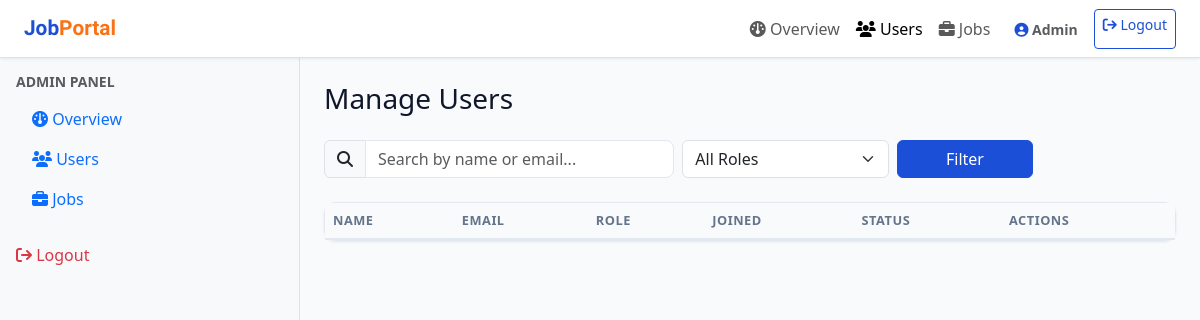
Before: /admin/users.php (signed in) with the older database file.
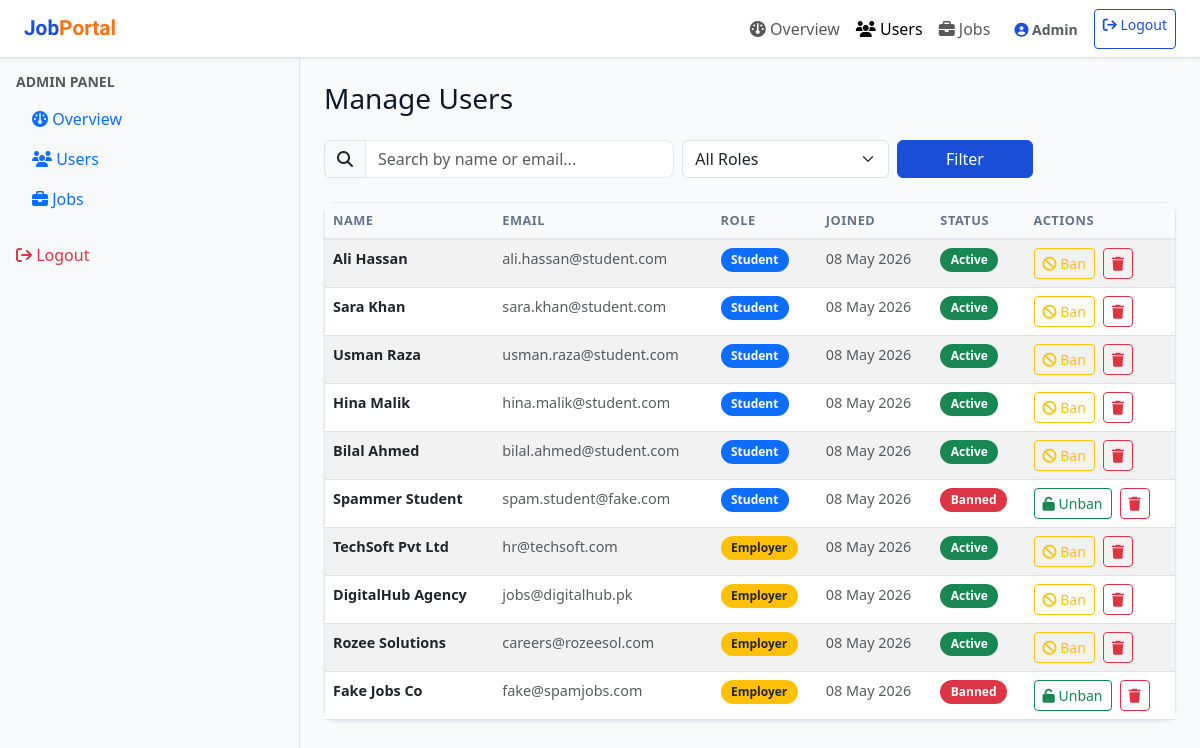
After: the same page with the newer database file.
### tables this page shows
CREATE TABLE users (
    id INT AUTO_INCREMENT PRIMARY KEY,
    full_name VARCHAR(100) NOT NULL,
    email VARCHAR(150) UNIQUE NOT NULL,
    password VARCHAR(255) NOT NULL,
    role ENUM('student', 'employer', 'admin') NOT NULL,
    is_banned TINYINT(1) DEFAULT 0,
    created_at TIMESTAMP DEFAULT CURRENT_TIMESTAMP
);

### admin/users.php (the view, shortened to what this page needs)
<?php
require_once '../includes/db.php';
$search  = trim($_GET['search'] ?? '');
$where   = "role != 'admin'";
$users = $conn->query("SELECT * FROM users WHERE $where ORDER BY created_at DESC");
?>
<!DOCTYPE html>
<html lang="en">
<head>
<link rel="stylesheet" href="https://cdn.jsdelivr.net/npm/bootstrap@5.3.0/dist/css/bootstrap.min.css">
<link rel="stylesheet" href="https://cdnjs.cloudflare.com/ajax/libs/font-awesome/6.4.0/css/all.min.css">
<link rel="stylesheet" href="../css/style.css">
</head>
<body>
<?php include '../includes/navbar.php'; ?>
<div class="container-fluid">
  <div class="row">
    <aside class="col-lg-3 bg-light p-3 border-end" style="min-height:100vh;">
      <div class="mb-4">
        <h6 class="text-uppercase text-muted small fw-bold">Admin Panel</h6>
        <nav class="nav flex-column">
          <a href="dashboard.php" class="nav-link"><i class="fas fa-gauge"></i> Overview</a>
          <a href="users.php" class="nav-link active"><i class="fas fa-users"></i> Users</a>
          <a href="jobs.php" class="nav-link"><i class="fas fa-briefcase"></i> Jobs</a>
        </nav>
      </div>
      <a href="../logout.php" class="nav-link text-danger"><i class="fas fa-arrow-right-from-bracket"></i> Logout</a>
    </aside>
    <main class="col-lg-9 p-4">
      <h1 class="h3 mb-4">Manage Users</h1>
      <form method="GET" class="row g-2 mb-4">
        <div class="col-md-5">
          <div class="input-group">
            <span class="input-group-text"><i class="fas fa-magnifying-glass"></i></span>
            <input type="text" name="search" class="form-control" placeholder="Search by name or email..." value="<?= htmlspecialchars($search) ?>">
          </div>
        </div>
        <div class="col-md-3">
          <select name="role" class="form-select">
            <option value="">All Roles</option>
          </select>
        </div>
        <div class="col-md-2">
          <button type="submit" class="btn btn-primary w-100">Filter</button>
        </div>
      </form>
      <div class="card">
        <table class="table table-striped mb-0">
          <thead>
            <tr><th>Name</th><th>Email</th><th>Role</th><th>Joined</th><th>Status</th><th>Actions</th></tr>
          </thead>
          <tbody>
            <?php while ($u = $users->fetch_assoc()): ?>
            <tr>
              <td class="fw-bold"><?= htmlspecialchars($u['full_name']) ?></td>
              <td class="text-muted"><?= htmlspecialchars($u['email']) ?></td>
              <td>
                <span class="badge <?= $u['role']==='student'?'bg-primary':'bg-warning text-dark' ?>">
                  <?= ucfirst($u['role']) ?>
                </span>
              </td>
              <td class="text-muted"><?= date('d M Y', strtotime($u['created_at'])) ?></td>
              <td>
                <?php if ($u['is_banned']): ?>
                  <span class="badge bg-danger">Banned</span>
                <?php else: ?>
                  <span class="badge bg-success">Active</span>
                <?php endif; ?>
              </td>
              <td>
                <div class="d-flex gap-2 flex-wrap">
                  <?php if ($u['is_banned']): ?>
                    <a href="?unban=<?= $u['id'] ?>" class="btn btn-sm btn-outline-success">
                      <i class="fas fa-unlock"></i> Unban
                    </a>
                  <?php else: ?>
                    <a href="?ban=<?= $u['id'] ?>" class="btn btn-sm btn-outline-warning"
                       onclick="return confirm('Ban this user?')">
                      <i class="fas fa-ban"></i> Ban
                    </a>
                  <?php endif; ?>
                  <a href="?delete=<?= $u['id'] ?>" class="btn btn-sm btn-outline-danger"
                     onclick="return confirm('Permanently delete this user?')">
                    <i class="fas fa-trash"></i>
                  </a>
                </div>
              </td>
            </tr>
            <?php endwhile; ?>
          </tbody>
        </table>
      </div>
    </main>
  </div>
</div>
</body>
</html>

Changed rows visible on the page:
added users: full_name "Ali Hassan", email "ali.hassan@student.com", role "Student", created_at "08 May 2026", is_banned "Active"
added users: full_name "Sara Khan", email "sara.khan@student.com", role "Student", created_at "08 May 2026", is_banned "Active"
added users: full_name "Usman Raza", email "usman.raza@student.com", role "Student", created_at "08 May 2026", is_banned "Active"
added users: full_name "Hina Malik", email "hina.malik@student.com", role "Student", created_at "08 May 2026", is_banned "Active"
added users: full_name "Bilal Ahmed", email "bilal.ahmed@student.com", role "Student", created_at "08 May 2026", is_banned "Active"
added users: full_name "Spammer Student", email "spam.student@fake.com", role "Student", created_at "08 May 2026", is_banned "Banned"
added users: full_name "TechSoft Pvt Ltd", email "hr@techsoft.com", role "Employer", created_at "08 May 2026", is_banned "Active"
added users: full_name "DigitalHub Agency", email "jobs@digitalhub.pk", role "Employer", created_at "08 May 2026", is_banned "Active"
added users: full_name "Rozee Solutions", email "careers@rozeesol.com", role "Employer", created_at "08 May 2026", is_banned "Active"
added users: full_name "Fake Jobs Co", email "fake@spamjobs.com", role "Employer", created_at "08 May 2026", is_banned "Banned"
